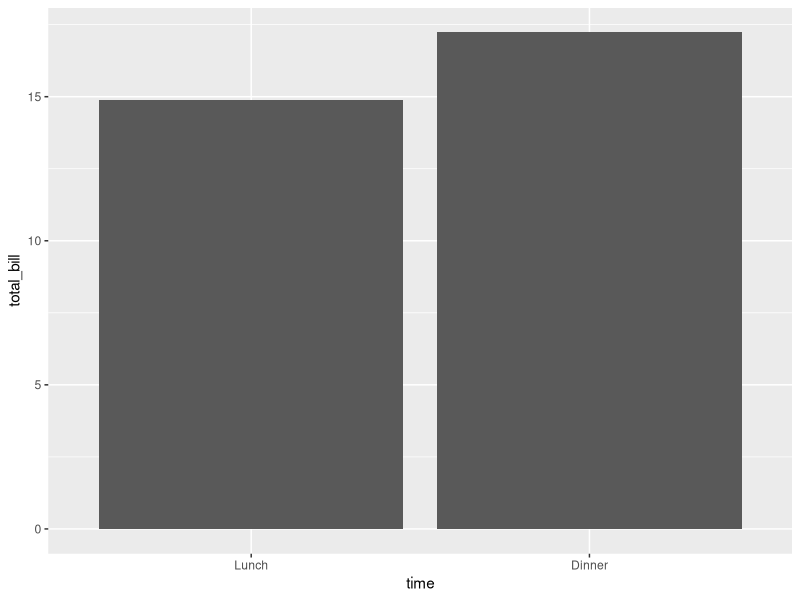
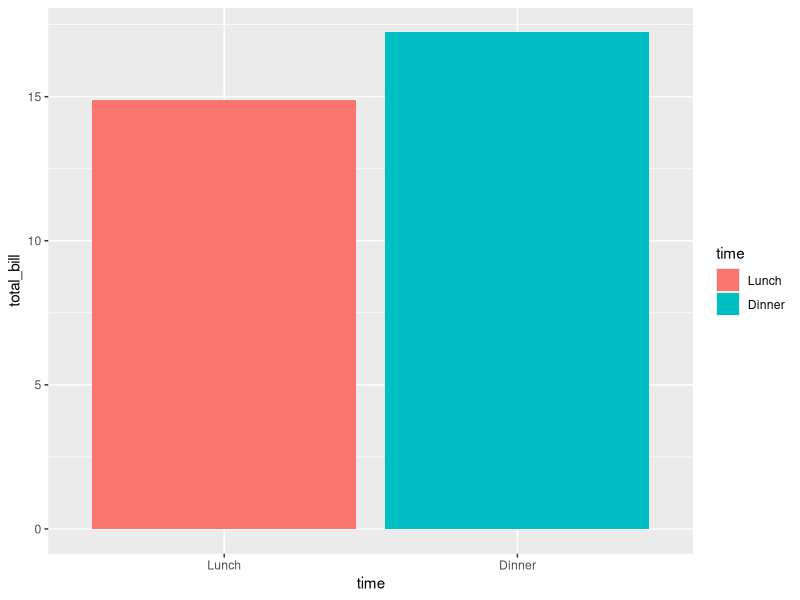
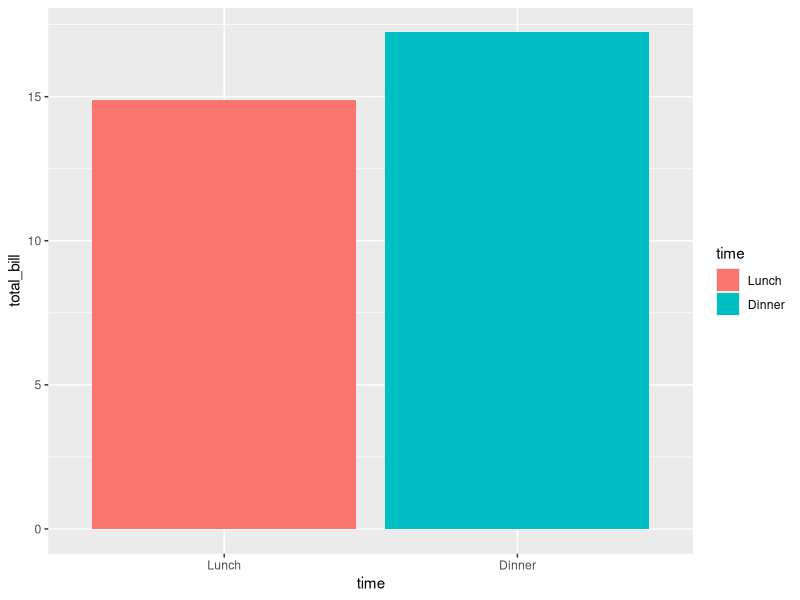
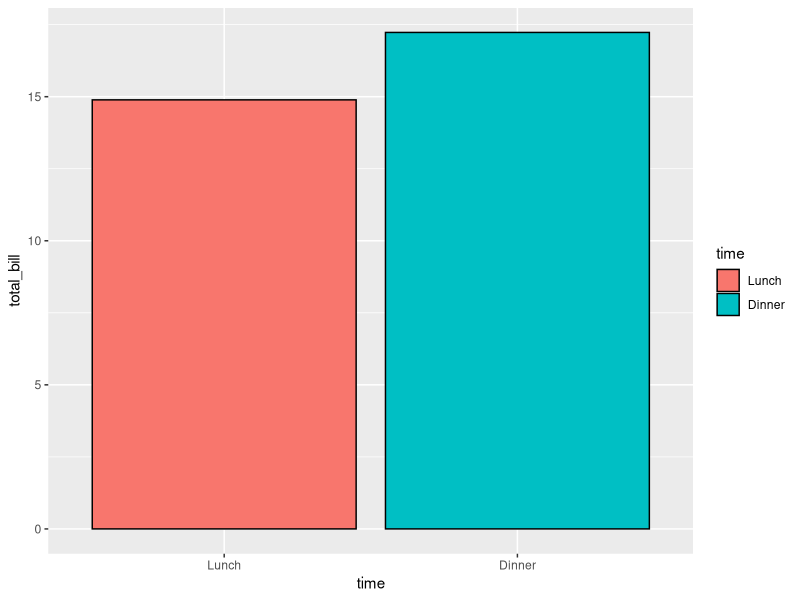
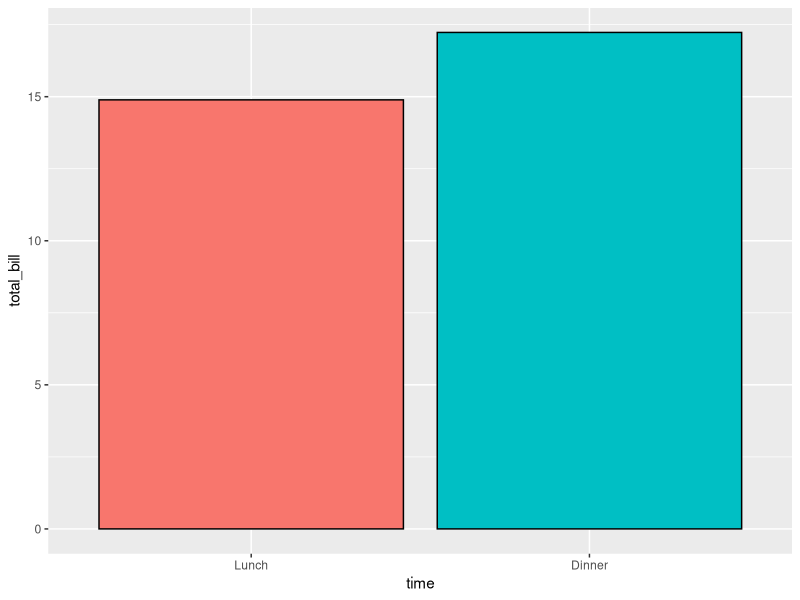
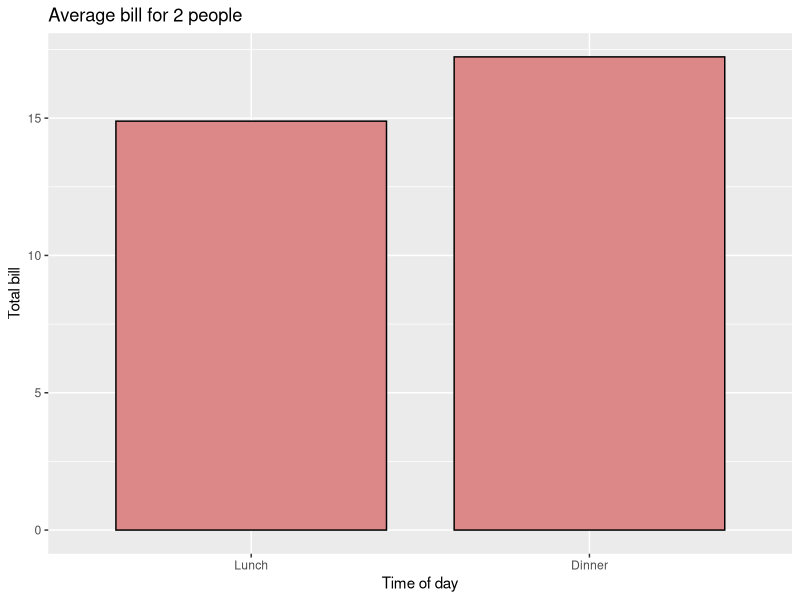
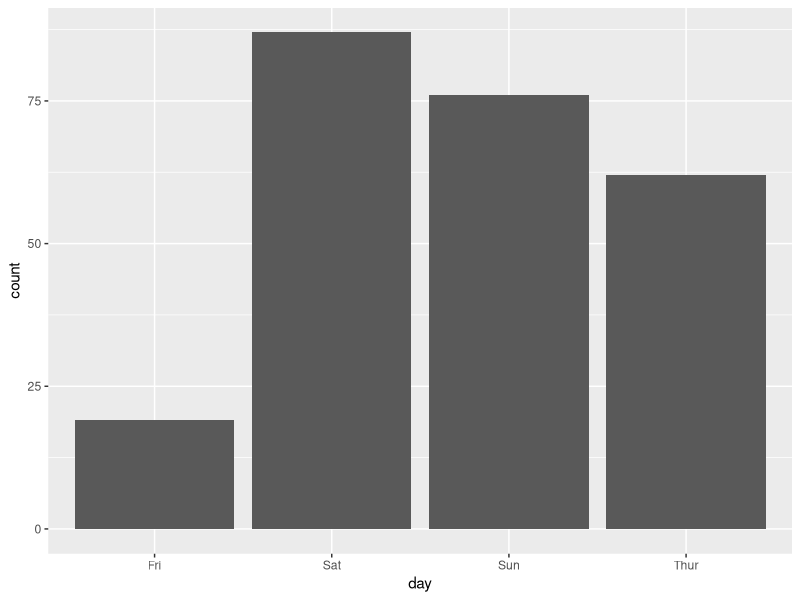
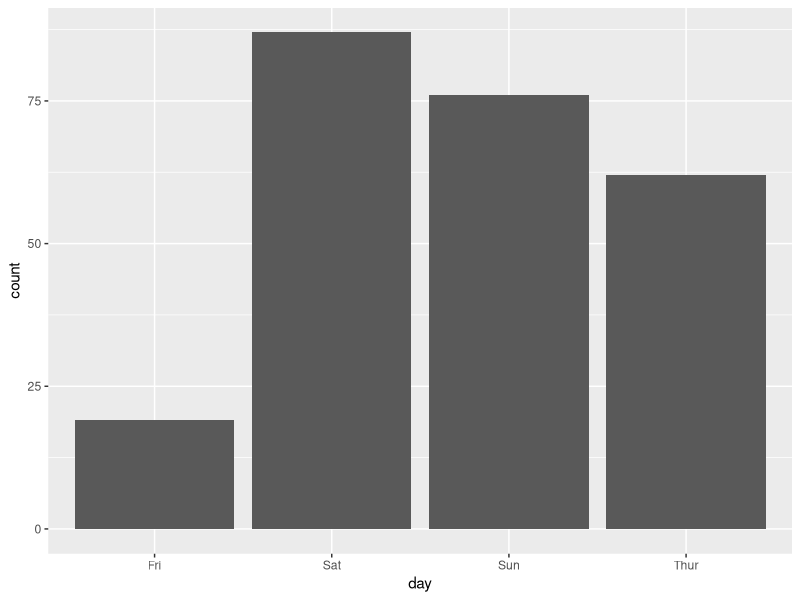

R code for these plots, in order:
#################################
#Name: Michelle R. Jackson
#Original Date: July 11, 2018
#R version: 3.5.0 "Joy in Playing"
#Purpose: Code explains how to create bar and line graphs.
#Source:http://www.cookbook-r.com/Graphs/Bar_and_line_graphs_(ggplot2)/
#################################
#Download required packages
if (!require("ggplot2")) install.packages("ggplot2")
if (!require("reshape2")) install.packages("reshape2")
#################################
#Practice code from 'Cookbook for R'
#load data from 'tips' dataset & create a data frame 'dat'
dat <- data.frame(
  time = factor(c("Lunch","Dinner"), levels=c("Lunch","Dinner")),
  total_bill = c(14.89, 17.23)
)
dat #show data frame
library(ggplot2) #load ggplot
# Create a very basic bar graph using ggplot
ggplot(data=dat, aes(x=time, y=total_bill)) +
  geom_bar(stat="identity")

# Map the time of day to different fill colors
ggplot(data=dat, aes(x=time, y=total_bill, fill=time)) +
  geom_bar(stat="identity")

## This code have the same result as the previous lines of code: try it!
ggplot(data=dat, aes(x=time, y=total_bill)) +
  geom_bar(aes(fill=time), stat="identity")

# Add a black outline to the bars
ggplot(data=dat, aes(x=time, y=total_bill, fill=time)) +
  geom_bar(colour="black", stat="identity")

# Remove legend, since the information is redundant
ggplot(data=dat, aes(x=time, y=total_bill, fill=time)) +
  geom_bar(colour="black", stat="identity") +
  guides(fill=FALSE)

# Add title, narrower bars, fill color, and change axis labels
# Here the fill colors are 'Hex codes' see http://www.color-hex.com/ for examples: 
ggplot(data=dat, aes(x=time, y=total_bill, fill=time)) + 
  geom_bar(colour="black", fill="#DD8888", width=.8, stat="identity") + 
  guides(fill=FALSE) +
  xlab("Time of day") + ylab("Total bill") +
  ggtitle("Average bill for 2 people")

library(reshape2) #load reshape2 package - it transforms the data between wide & long formats
# see: http://seananderson.ca/2013/10/19/reshape/
# Look at fist several rows
head(tips)
# Bar graph of counts
ggplot(data=tips, aes(x=day)) +
  geom_bar(stat="count")
## Equivalent to this, since stat="bin" is the default:
 ggplot(data=tips, aes(x=day)) +
  geom_bar()

# Basic line graph
ggplot(data=dat, aes(x=time, y=total_bill, group=1)) +
  geom_line()
## This would have the same result as above - try it!
ggplot(data=dat, aes(x=time, y=total_bill)) +
  geom_line(aes(group=1))

# Add points
ggplot(data=dat, aes(x=time, y=total_bill, group=1)) +
  geom_line() +
  geom_point()

# Change color of both line and points
# Change line type and point type, and use thicker line and larger points
# Change points to circles with white fill
ggplot(data=dat, aes(x=time, y=total_bill, group=1)) + 
  geom_line(colour="red", linetype="dashed", size=1.5) + 
  geom_point(colour="red", size=4, shape=21, fill="white")

# Change the y-range to go from 0 to the maximum value in the total_bill column,
# and change axis labels
ggplot(data=dat, aes(x=time, y=total_bill, group=1)) +
  geom_line() +
  geom_point() +
  expand_limits(y=0) +
  xlab("Time of day") + ylab("Total bill") +
  ggtitle("Average bill for 2 people") +
  theme(plot.title = element_text(hjust = 0.5)) #this line of code centers the text

dat1 <- data.frame(
  sex = factor(c("Female","Female","Male","Male")),
  time = factor(c("Lunch","Dinner","Lunch","Dinner"), levels=c("Lunch","Dinner")),
  total_bill = c(13.53, 16.81, 16.24, 17.42)
)
dat1

# Stacked bar graph -- example
ggplot(data=dat1, aes(x=time, y=total_bill, fill=sex)) +
  geom_bar(stat="identity")

# Bar graph, time on x-axis, color fill grouped by sex -- use position_dodge()
ggplot(data=dat1, aes(x=time, y=total_bill, fill=sex)) +
  geom_bar(stat="identity", position=position_dodge())

ggplot(data=dat1, aes(x=time, y=total_bill, fill=sex)) +
  geom_bar(stat="identity", position=position_dodge(), colour="black")

# Change colors
ggplot(data=dat1, aes(x=time, y=total_bill, fill=sex)) +
  geom_bar(stat="identity", position=position_dodge(), colour="black") +
  scale_fill_manual(values=c("#999999", "#E69F00"))

# Basic line graph with points
ggplot(data=dat1, aes(x=time, y=total_bill, group=sex)) +
  geom_line() +
  geom_point()

# Map sex to color
ggplot(data=dat1, aes(x=time, y=total_bill, group=sex, colour=sex)) +
  geom_line() +
  geom_point()

# Map sex to different point shape, and use larger points
ggplot(data=dat1, aes(x=time, y=total_bill, group=sex, shape=sex)) +
  geom_line() +
  geom_point()

# Use thicker lines and larger points, and hollow white-filled points
ggplot(data=dat1, aes(x=time, y=total_bill, group=sex, shape=sex)) + 
  geom_line(size=1.5) + 
  geom_point(size=3, fill="white") +
  scale_shape_manual(values=c(22,21))

ggplot(data=dat1, aes(x=sex, y=total_bill, group=time, shape=time, color=time)) +
  geom_line() +
  geom_point()

# Finished bar graph
ggplot(data=dat1, aes(x=time, y=total_bill, fill=sex)) + 
  geom_bar(colour="black", stat="identity",
           position=position_dodge(),
           size=.3) +                        # Thinner lines
  scale_fill_hue(name="Sex of payer") +      # Set legend title
  xlab("Time of day") + ylab("Total bill") + # Set axis labels
  ggtitle("Average bill for 2 people") +     # Set title
  theme_bw() +                               # Set background white instead of default 'grey'
  theme(plot.title = element_text(hjust = 0.5))+ #Center title
  scale_y_continuous(expand = c(0,0)) +          # Code to expand y-axis
  expand_limits(y=7)                             # Eliminates gap that comes with default graphs


# Finished line graph
ggplot(data=dat1, aes(x=time, y=total_bill, group=sex, shape=sex, colour=sex)) + 
  geom_line(aes(linetype=sex), size=1) +     # Set linetype by sex
  geom_point(size=3, fill="white") +         # Use larger points, fill with white
  expand_limits(y=0) +                       # Set y range to include 0
  scale_colour_hue(name="Sex of payer",      # Set legend title
                   l=30)  +                  # Use darker colors (lightness=30)
  scale_shape_manual(name="Sex of payer",
                     values=c(22,21)) +      # Use points with a fill color
  scale_linetype_discrete(name="Sex of payer") +
  xlab("Time of day") + ylab("Total bill") + # Set axis labels
  ggtitle("Average bill for 2 people") +     # Set title
  theme_bw() +
  theme(legend.position=c(.7, .4))           # Position legend inside
# This must go after theme_bw

#When the variable on the x-axis is numeric, it is sometimes useful to treat it as continuous, and sometimes useful to treat it as categorical. In this data set, the dose is a numeric variable with values 0.5, 1.0, and 2.0. It might be useful to treat these values as equal categories when making a graph.
datn <- read.table(header=TRUE, text='
supp dose length
                   OJ  0.5  13.23
                   OJ  1.0  22.70
                   OJ  2.0  26.06
                   VC  0.5   7.98
                   VC  1.0  16.77
                   VC  2.0  26.14
                   ')
ggplot(data=datn, aes(x=dose, y=length, group=supp, colour=supp)) +
  geom_line() +
  geom_point()

# Copy the data frame and convert dose to a factor
datn2 <- datn
datn2$dose <- factor(datn2$dose)
ggplot(data=datn2, aes(x=dose, y=length, group=supp, colour=supp)) +
  geom_line() +
  geom_point()

# Use the original data frame, but put factor() directly in the plot specification
ggplot(data=datn, aes(x=factor(dose), y=length, group=supp, colour=supp)) +
  geom_line() +
  geom_point()

# Use datn2 from above
ggplot(data=datn2, aes(x=dose, y=length, fill=supp)) +
  geom_bar(stat="identity", position=position_dodge())

# Use the original data frame, but put factor() directly in the plot specification
ggplot(data=datn, aes(x=factor(dose), y=length, fill=supp)) +
  geom_bar(stat="identity", position=position_dodge())
